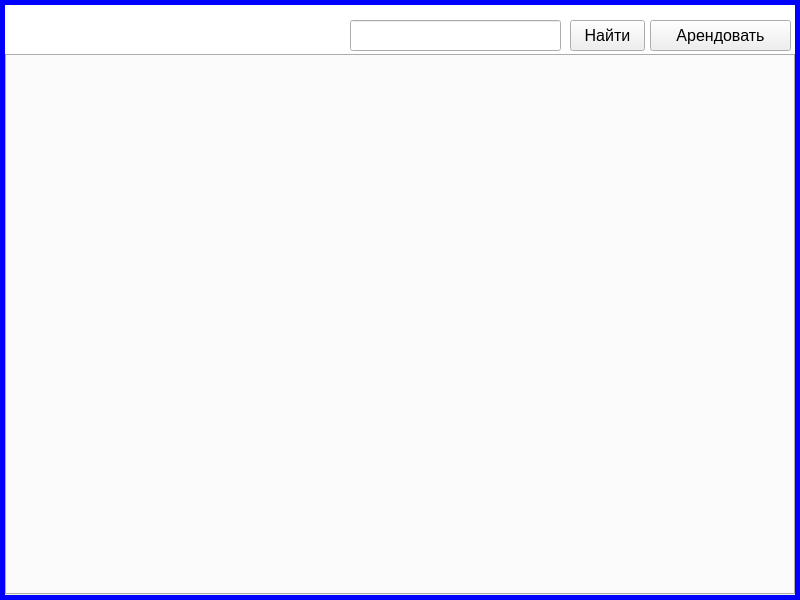
<?xml version="1.0" encoding="UTF-8"?>
<ui version="4.0">
 <class>CarRent</class>
 <widget class="QMainWindow" name="CarRent">
  <property name="geometry">
   <rect>
    <x>0</x>
    <y>0</y>
    <width>800</width>
    <height>600</height>
   </rect>
  </property>
  <property name="font">
   <font>
    <pointsize>14</pointsize>
   </font>
  </property>
  <property name="windowTitle">
   <string>CarRent</string>
  </property>
  <property name="styleSheet">
   <string notr="true">QMainWindow { border: 5px solid blue; background: white; }</string>
  </property>
  <widget class="QWidget" name="centralWidget">
   <property name="font">
    <font>
     <pointsize>12</pointsize>
    </font>
   </property>
   <property name="styleSheet">
    <string notr="true"/>
   </property>
   <widget class="QTabWidget" name="tabWidget">
    <property name="geometry">
     <rect>
      <x>5</x>
      <y>54</y>
      <width>790</width>
      <height>541</height>
     </rect>
    </property>
    <property name="sizePolicy">
     <sizepolicy hsizetype="Maximum" vsizetype="Maximum">
      <horstretch>0</horstretch>
      <verstretch>0</verstretch>
     </sizepolicy>
    </property>
    <property name="font">
     <font>
      <pointsize>12</pointsize>
     </font>
    </property>
    <property name="styleSheet">
     <string notr="true">QTabBar::tab { background: white; color: rgb(70, 114, 196); padding: 10px; }
QTabBar::tab:selected { background: rgb(70, 114, 196); color: white; }</string>
    </property>
    <property name="currentIndex">
     <number>-1</number>
    </property>
   </widget>
   <widget class="QLineEdit" name="lineEditSearch">
    <property name="geometry">
     <rect>
      <x>350</x>
      <y>20</y>
      <width>211</width>
      <height>31</height>
     </rect>
    </property>
    <property name="font">
     <font>
      <pointsize>12</pointsize>
     </font>
    </property>
   </widget>
   <widget class="QPushButton" name="pushButtonSearch">
    <property name="geometry">
     <rect>
      <x>570</x>
      <y>20</y>
      <width>75</width>
      <height>31</height>
     </rect>
    </property>
    <property name="font">
     <font>
      <pointsize>12</pointsize>
     </font>
    </property>
    <property name="text">
     <string>Найти</string>
    </property>
   </widget>
   <widget class="QPushButton" name="pushButtonRent">
    <property name="geometry">
     <rect>
      <x>650</x>
      <y>20</y>
      <width>141</width>
      <height>31</height>
     </rect>
    </property>
    <property name="font">
     <font>
      <pointsize>12</pointsize>
     </font>
    </property>
    <property name="text">
     <string>Арендовать</string>
    </property>
   </widget>
  </widget>
 </widget>
 <layoutdefault spacing="6" margin="11"/>
 <resources/>
 <connections/>
</ui>
